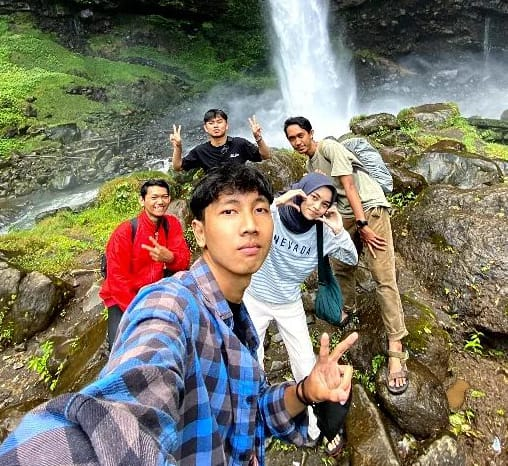
#> input picture aadc.jpeg, 508 x 466 px
$ python prak8.1.py
#> lines starting #> are read from the running program, lines starting #| are printed output that depends on the picture

import cv2
from skimage.transform import swirl
import matplotlib.pyplot as plt

# Baca gambar
image = cv2.imread('aadc.jpeg')
#> image is the input picture: shape (466, 508, 3); mean B, G, R 103, 118.7, 122.6
image = cv2.cvtColor(image, cv2.COLOR_BGR2RGB)
swirled = swirl(image, rotation=0, strength=10, radius=120)
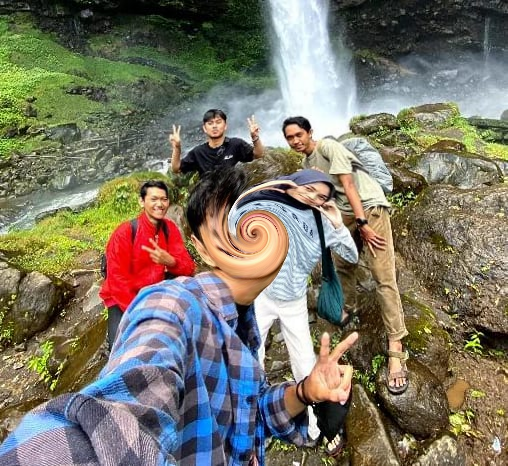
#> swirled: shape (466, 508, 3) float64; mean R, G, B 0.481, 0.466, 0.404

fig, (ax0, ax1) = plt.subplots(nrows=1, ncols=2, figsize=(8, 3), sharex=True, sharey=True)
ax0.imshow(image, cmap='gray')
ax0.axis('off')
ax1.imshow(swirled, cmap='gray')
ax1.axis('off')
plt.show()
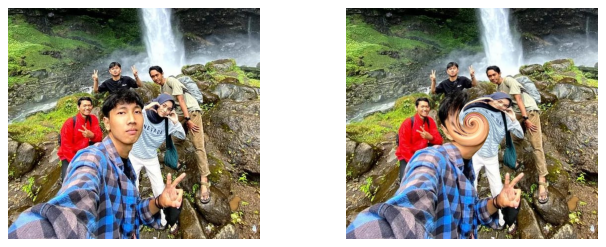
#> figure drawn by matplotlib, 2 panels
